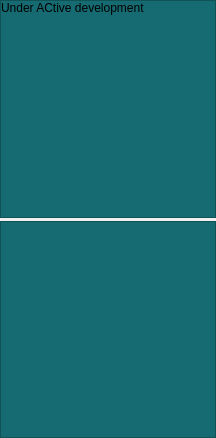
<?xml version="1.0" encoding="UTF-8"?>
<ui version="4.0">
 <class>Form</class>
 <widget class="QWidget" name="Form">
  <property name="geometry">
   <rect>
    <x>0</x>
    <y>0</y>
    <width>216</width>
    <height>438</height>
   </rect>
  </property>
  <property name="sizePolicy">
   <sizepolicy hsizetype="Preferred" vsizetype="Preferred">
    <horstretch>0</horstretch>
    <verstretch>0</verstretch>
   </sizepolicy>
  </property>
  <property name="minimumSize">
   <size>
    <width>200</width>
    <height>0</height>
   </size>
  </property>
  <property name="windowTitle">
   <string>Form</string>
  </property>
  <property name="windowOpacity">
   <double>1.000000000000000</double>
  </property>
  <property name="styleSheet">
   <string notr="true">QTextEdit {color: rgb(0, 0, 0);}
QLineEdit {color: rgb(0, 0, 0);}
QLineEdit:selected {color: rgb(0, 0, 0);}
QSpinBox{color: rgb(0, 0, 0);}
QCheckBox{color:rgb(255,255,255);}

QWebView,QScrollAreaWidgetContents{background-color: rgb(21, 107, 113);}

</string>
  </property>
  <layout class="QGridLayout" name="gridLayout">
   <property name="margin">
    <number>0</number>
   </property>
   <property name="spacing">
    <number>3</number>
   </property>
   <item row="1" column="0">
    <widget class="QScrollArea" name="scrollArea">
     <property name="styleSheet">
      <string notr="true">background-color: rgb(21, 107, 113);
</string>
     </property>
     <property name="widgetResizable">
      <bool>true</bool>
     </property>
     <widget class="QWidget" name="scrollLayout">
      <property name="geometry">
       <rect>
        <x>0</x>
        <y>0</y>
        <width>214</width>
        <height>216</height>
       </rect>
      </property>
      <layout class="QVBoxLayout" name="nodeArea">
       <property name="spacing">
        <number>0</number>
       </property>
       <property name="margin">
        <number>0</number>
       </property>
       <item>
        <widget class="QLabel" name="label">
         <property name="text">
          <string>Under ACtive development</string>
         </property>
        </widget>
       </item>
       <item>
        <spacer name="verticalSpacer">
         <property name="orientation">
          <enum>Qt::Vertical</enum>
         </property>
         <property name="sizeHint" stdset="0">
          <size>
           <width>20</width>
           <height>40</height>
          </size>
         </property>
        </spacer>
       </item>
      </layout>
     </widget>
    </widget>
   </item>
   <item row="2" column="0">
    <widget class="QScrollArea" name="scrollArea_2">
     <property name="styleSheet">
      <string notr="true">background-color: rgb(21, 107, 113);
</string>
     </property>
     <property name="widgetResizable">
      <bool>true</bool>
     </property>
     <widget class="QWidget" name="scroll2layout">
      <property name="geometry">
       <rect>
        <x>0</x>
        <y>0</y>
        <width>214</width>
        <height>215</height>
       </rect>
      </property>
      <property name="styleSheet">
       <string notr="true">QMenu{color:rgb(255,255,255);}
</string>
      </property>
      <layout class="QVBoxLayout" name="paramMenus">
       <property name="spacing">
        <number>0</number>
       </property>
       <property name="margin">
        <number>0</number>
       </property>
       <item>
        <spacer name="verticalSpacer_2">
         <property name="orientation">
          <enum>Qt::Vertical</enum>
         </property>
         <property name="sizeHint" stdset="0">
          <size>
           <width>20</width>
           <height>40</height>
          </size>
         </property>
        </spacer>
       </item>
      </layout>
     </widget>
    </widget>
   </item>
  </layout>
 </widget>
 <resources/>
 <connections/>
 <slots>
  <slot>reloadNodelist()</slot>
  <slot>toggleListen(bool)</slot>
 </slots>
</ui>
